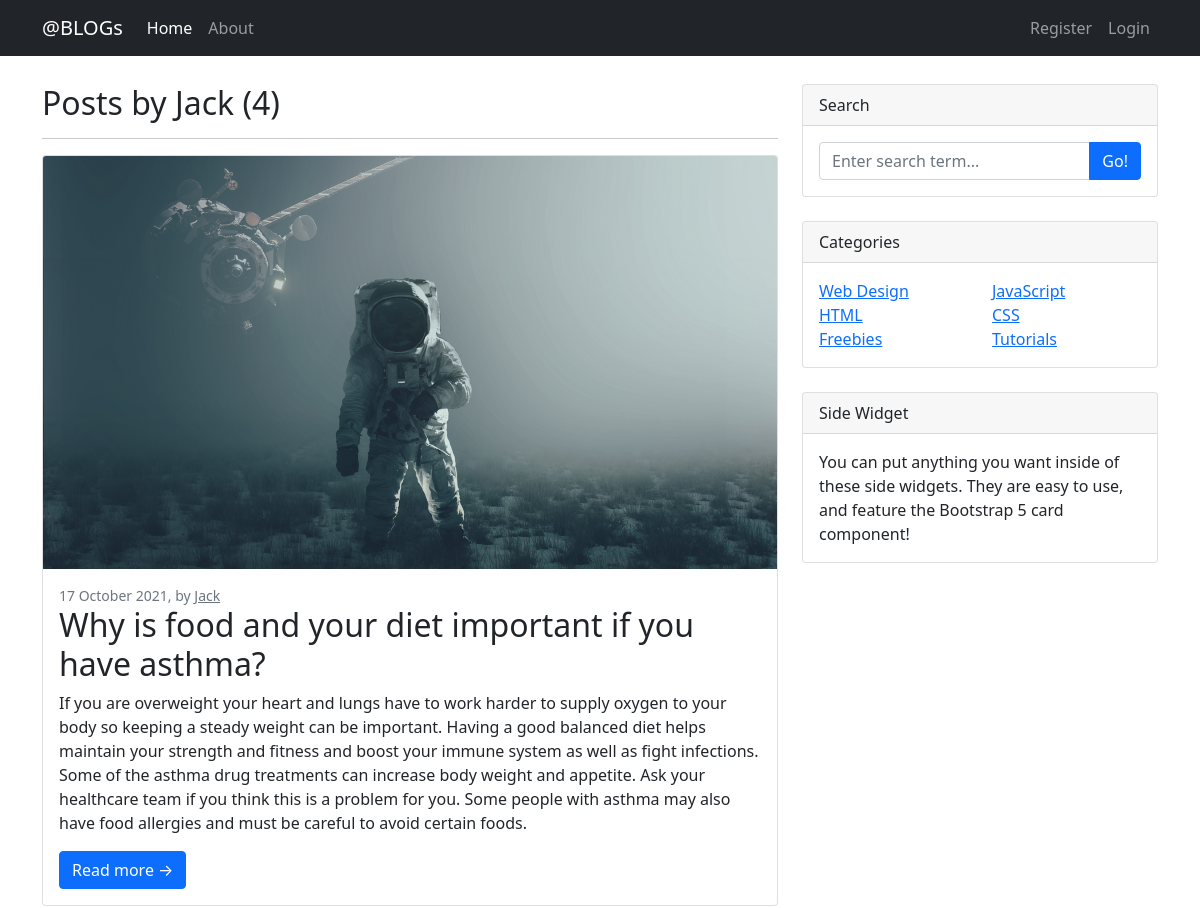
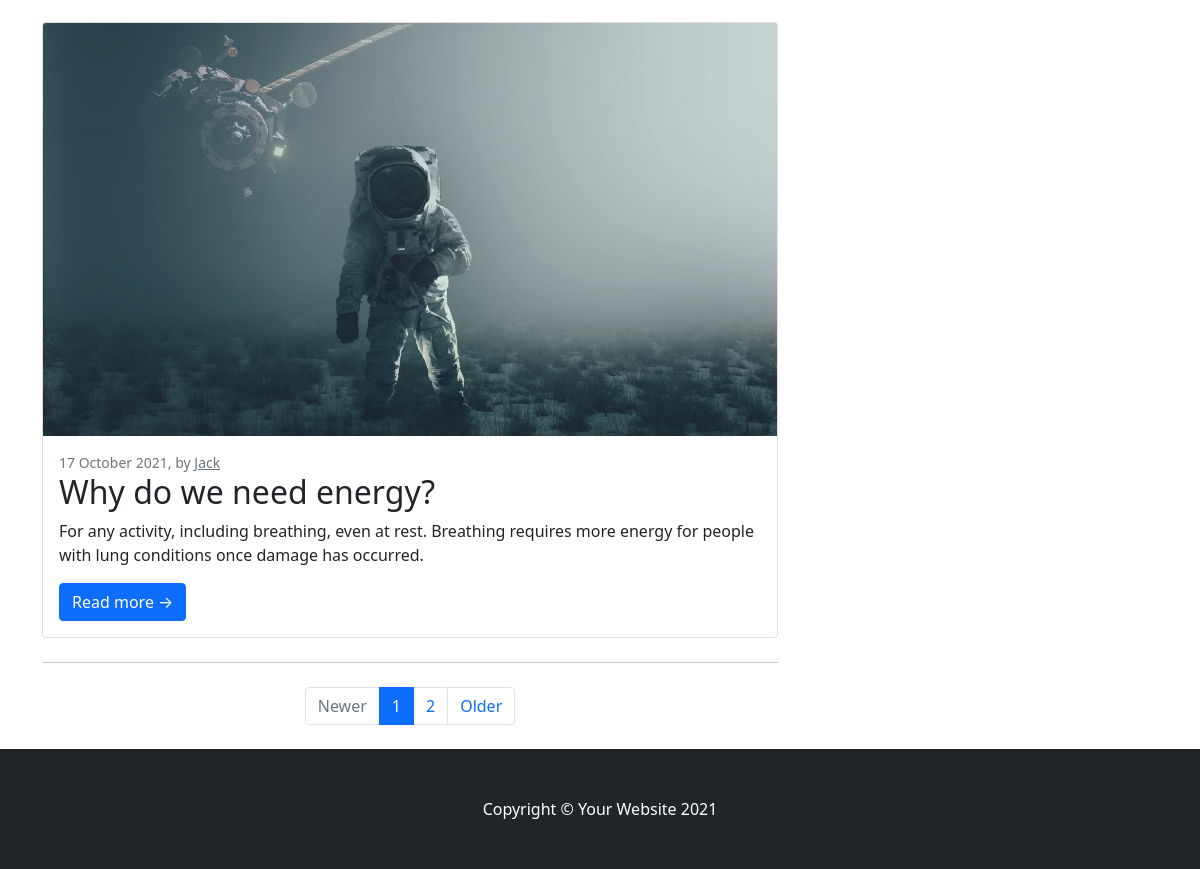
Page /user/Jack on the committed database (2 pictures, top to bottom).
### blog/models.py (models this page shows, shortened)
class Post(models.Model):
    title = models.CharField(max_length=100)
    picture = models.ImageField(default='post.jpg', upload_to='post_pics')
    content = models.TextField()
    date_posted = models.DateTimeField(default=timezone.now)
    author = models.ForeignKey(User, on_delete=models.CASCADE)

### blog/views.py (the view)
# urls.py: path('user/<str:username>', UserPostListView.as_view(), name='user-posts'),
class UserPostListView(ListView):
    model = Post
    template_name = "blog/user_posts.html"
    context_object_name = 'posts'
    paginate_by = 2
    def get_queryset(self):
        user = get_object_or_404(User, username=self.kwargs.get('username'))
        return Post.objects.filter(author=user).order_by('-date_posted')

### blog/templates/blog/user_posts.html (shortened to what this page needs)
{% extends "blog/base.html" %}
{% block content %}
    <div class="container mt-4 pt-1">
        <div class="row">
            <div class="col-lg-8">
                <h2 class="fw">Posts by {{ view.kwargs.username }} ({{ page_obj.paginator.count }})</h2><hr class="fw mb-3">
                {% for post in posts %}
                    <div class="card mb-4">
                        <a href="{% url 'post-detail' post.id %}"><img class="card-img-top" src="{{ post.picture.url }}" alt="..." /></a>
                        <div class="card-body">
                            <div class="small text-muted">{{ post.date_posted|date:"d F Y" }}, by <a class="text-muted" href="{% url 'user-posts' post.author.username %}">{{ post.author }}</a></div>
                            <h2 class="card-title">{{ post.title }}</h2>
                            <p class="card-text">{{ post.content }}</p>
                            <a class="btn btn-primary" href="{% url 'post-detail' post.id %}">Read more →</a>
                        </div>
                    </div>
                {% endfor %}
                {% if is_paginated %}
                    <nav aria-label="Pagination">
                        <hr class="my-0" />
                        <ul class="pagination justify-content-center my-4">
                            {% if page_obj.has_previous %}
                                <li class="page-item"><a class="page-link" href="?page={{ page_obj.previous_page_number }}" tabindex="-1">Newer</a></li>
                                {% if page_obj.number > 3 %}
                                    <li class="page-item" aria-current="page"><a class="page-link" href="?page=1">1</a></li>
                                    <li class="page-item disabled"><a class="page-link" href="#!">...</a></li>
                                {% endif %}
                            {% else %}
                                <li class="page-item disabled"><a class="page-link" href="#" tabindex="-1" aria-disabled="true">Newer</a></li>
                            {% endif %}
                            {% for num in page_obj.paginator.page_range %}
                                {% if page_obj.number == num %}
                                    <li class="page-item active" aria-current="page"><a class="page-link" href="?page={{ num }}">{{ num }}</a></li>
                                {% elif num > page_obj.number|add:'-3' and num < page_obj.number|add:'3' %}
                                    <li class="page-item"><a class="page-link" href="?page={{ num }}">{{ num }}</a></li>
                                {% endif %}
                            {% endfor %}
                            {% if page_obj.has_next %}
                                <li class="page-item"><a class="page-link" href="?page={{ page_obj.next_page_number }}">Older</a></li>
                            {% else %}
                                <li class="page-item disabled"><a class="page-link" href="#" tabindex="-1" aria-disabled="true">Older</a></li>
                            {% endif %}
                        </ul>
                    </nav>
                {% endif %}
            </div>
            <div class="col-lg-4">
                <div class="card mb-4">
                    <div class="card-header">Search</div>
                    <div class="card-body">
                        <div class="input-group">
                            <input class="form-control" type="text" placeholder="Enter search term..." aria-label="Enter search term..." aria-describedby="button-search" />
                            <button class="btn btn-primary" id="button-search" type="button">Go!</button>
                        </div>
                    </div>
                </div>
                <div class="card mb-4">
                    <div class="card-header">Categories</div>
                    <div class="card-body">
                        <div class="row">
                            <div class="col-sm-6">
                                <ul class="list-unstyled mb-0">
                                    <li><a href="#!">Web Design</a></li>
                                    <li><a href="#!">HTML</a></li>
                                    <li><a href="#!">Freebies</a></li>
                                </ul>
                            </div>
                            <div class="col-sm-6">
                                <ul class="list-unstyled mb-0">
                                    <li><a href="#!">JavaScript</a></li>
                                    <li><a href="#!">CSS</a></li>
                                    <li><a href="#!">Tutorials</a></li>
                                </ul>
                            </div>
                        </div>
                    </div>
                </div>
                <div class="card mb-4">
                    <div class="card-header">Side Widget</div>
                    <div class="card-body">You can put anything you want inside of these side widgets. They are easy to use, and feature the Bootstrap 5 card component!</div>
                </div>
            </div>
        </div>
    </div>
{% endblock content %}

### rows in the picture
Post: picture (picture), date_posted "17 October 2021", author "Jack", title "Why is food and your diet important if you have asthma?", content "If you are overweight your heart and lungs have to work harder to supply oxygen to your body so keeping a steady weight can be important. Having a good balanced diet helps maintain your strength and fitness and boost your immune system as well as fight infections. Some of the asthma drug treatments can increase body weight and appetite. Ask your healthcare team if you think this is a problem for you. Some people with asthma may also have food allergies and must be careful to avoid certain foods."
Post: picture (picture), date_posted "17 October 2021", author "Jack", title "Why do we need energy?", content "For any activity, including breathing, even at rest. Breathing requires more energy for people with lung conditions once damage has occurred."

### other values in the picture
{{ view.kwargs.username }} "Jack"
{{ page_obj.paginator.count }} "4"
{{ num }} "1"
{{ num }} "2"
